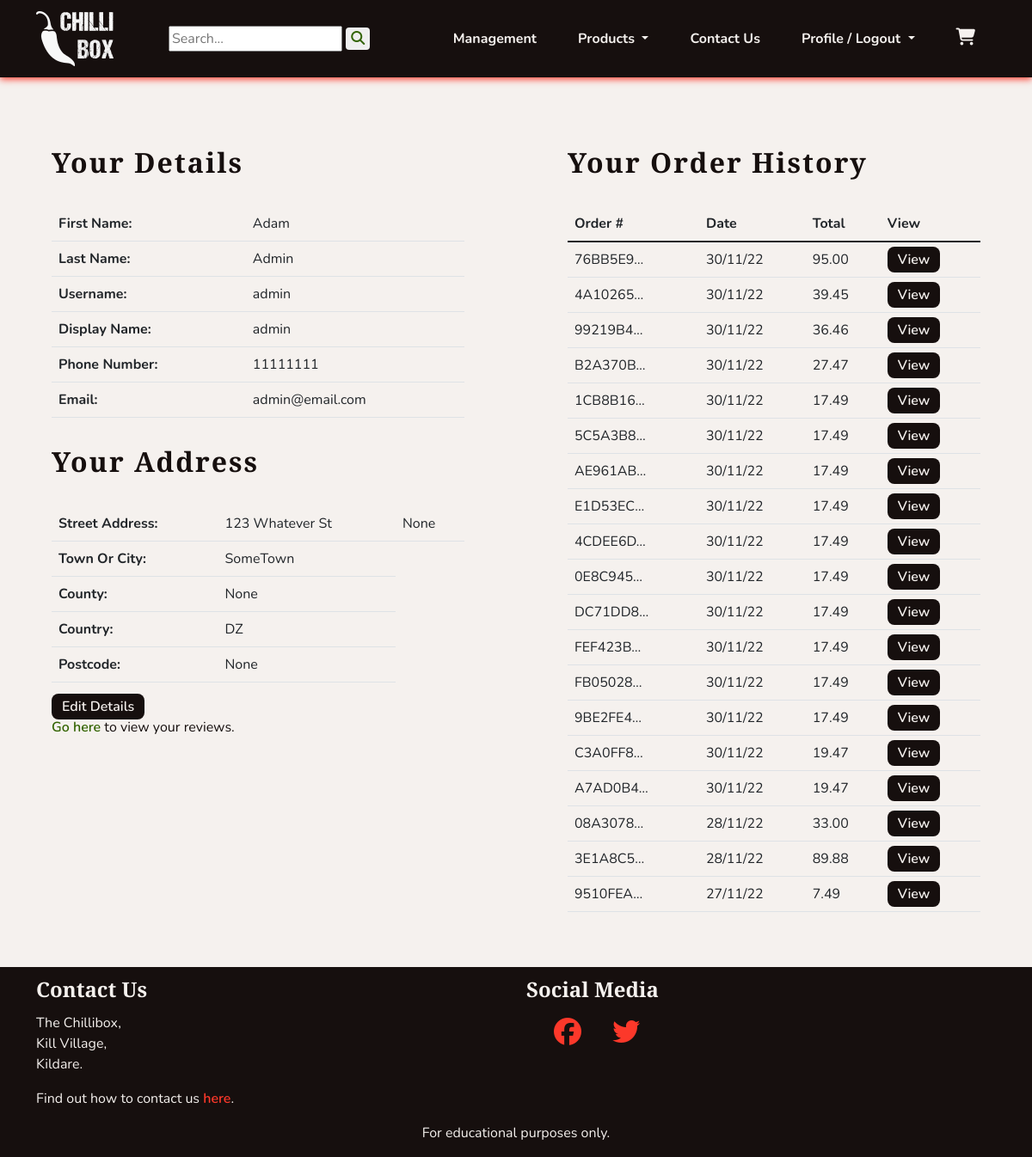
Before: /profiles/profile/ (signed in) with the older database file.
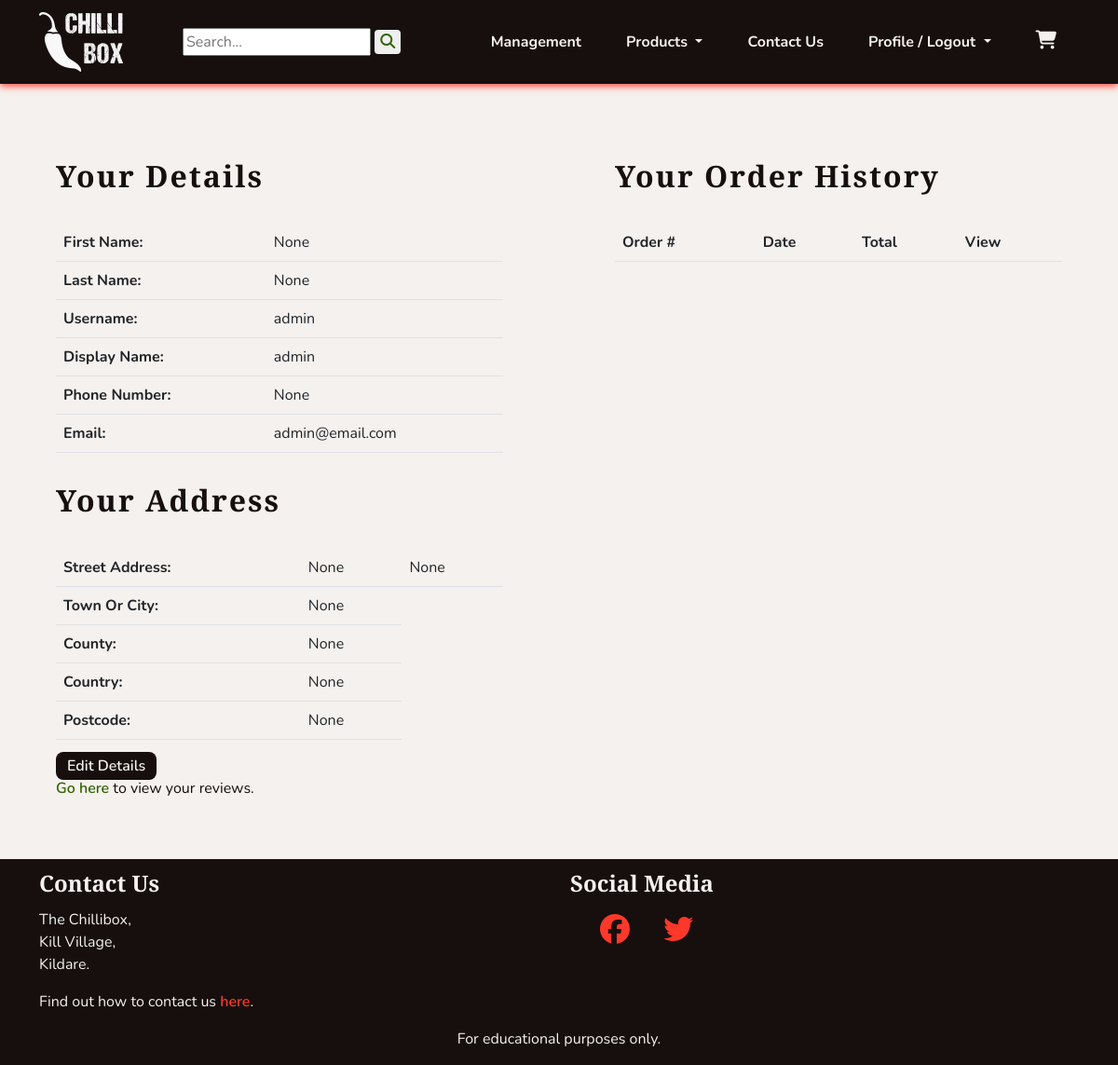
After: the same page with the newer database file.
### profiles/models.py (models this page shows, shortened)
class UserProfile(models.Model):
    user = models.OneToOneField(User, on_delete=models.CASCADE)
    first_name = models.CharField(max_length=40, null=True, blank=True)
    last_name = models.CharField(max_length=80, null=True, blank=True)
    display_name = models.CharField(max_length=40, null=True, blank=True)
    phone_number = models.CharField(max_length=20, null=True, blank=True)
    street_address1 = models.CharField(max_length=80, null=True, blank=True)
    street_address2 = models.CharField(max_length=80, null=True, blank=True)
    town_or_city = models.CharField(max_length=40, null=True, blank=True)
    county = models.CharField(max_length=80, null=True, blank=True)
    country = CountryField(blank_label='Country', null=True, blank=True)
    postcode = models.CharField(max_length=20, null=True, blank=True)
    class Meta:
        verbose_name_plural = "User Profiles"
    def __str__(self):
        return self.display_name

### checkout/models.py (models this page shows, shortened)
class Order(models.Model):
    order_number = models.CharField(max_length=32, editable=False)
    user_profile = models.ForeignKey(UserProfile, on_delete=models.SET_NULL,
                                     null=True, blank=True,
                                     related_name='orders')
    first_name = models.CharField(max_length=50)
    last_name = models.CharField(max_length=50)
    email = models.EmailField(max_length=254)
    phone_number = models.CharField(max_length=20)
    country = CountryField(blank_label='Country *')
    postcode = models.CharField(max_length=20, null=True, blank=True)
    town_or_city = models.CharField(max_length=40)
    street_address1 = models.CharField(max_length=80)
    street_address2 = models.CharField(max_length=80, null=True, blank=True)
    county = models.CharField(max_length=80, null=True, blank=True)
    date = models.DateTimeField(auto_now_add=True)
    delivery_cost = models.DecimalField(max_digits=6,
                                        decimal_places=2, default=0)
    order_total = models.DecimalField(max_digits=10,
                                      decimal_places=2, default=0)
    grand_total = models.DecimalField(max_digits=10,
                                      decimal_places=2, default=0)

### profiles/views.py (the view)
# urls.py: path('profile/', views.ProfileView.as_view(), name='profile'),
class ProfileView(LoginRequiredMixin, View):
    def get(self, request):
        profile = get_object_or_404(UserProfile, user=request.user)
        orders = profile.orders.all().order_by('-date')
        template_name = 'profiles/profile.html'
        context = {
            'profile': profile,
            'orders': orders,
            }
        return render(request, template_name, context)

### cart/contexts.py (called while the page is built, shortened)
def cart_contents(request):
    cart_items = []
    total = 0
    product_count = 0
    cart = request.session.get('cart', {})
    if total < settings.FREE_DELIVERY_THRESHOLD:
        delivery = Decimal(settings.STANDARD_DELIVERY_COST)
        free_delivery_delta = settings.FREE_DELIVERY_THRESHOLD - total
    else:
        delivery = 0
        free_delivery_delta = 0
    grand_total = delivery + total
    context = {
        'cart_items': cart_items,
        'total': total,
        'product_count': product_count,
        'delivery': delivery,
        'free_delivery_delta': free_delivery_delta,
        'free_delivery_threshold': settings.FREE_DELIVERY_THRESHOLD,
        'grand_total': grand_total,
    }
    return context

### profiles/templates/profiles/profile.html (shortened to what this page needs)
{% extends 'base.html' %}
{% block content %}
<section class="row">
    <div class="col-12 col-md-6">
        <div class="col-10 mx-auto">
            <h1 class="headings">Your Details</h1>
            <table class="table">
                <tr>
                    <th>First Name: </th>
                    <td>{{ profile.first_name }} </td>
                </tr>
                <tr>
                    <th>Last Name: </th>
                    <td>{{ profile.last_name }} </td>
                </tr>
                <tr>
                    <th>Username: </th>
                    <td>{{ profile.user.username }} </td>
                </tr>
                <tr>
                    <th>Display Name: </th>
                    <td>{{ profile.display_name }} </td>
                </tr>
                <tr>
                    <th>Phone Number: </th>
                    <td>{{ profile.phone_number }} </td>
                </tr>
                <tr>
                    <th>Email: </th>
                    <td>{{ profile.user.email }} </td>
                </tr>
            </table>
            <h2 class="headings">Your Address</h2>
            <table class="table">
                <tr>
                    <th>Street Address: </th>
                    <td>{{ profile.street_address1 }} </td>
                    <td>{{ profile.street_address2 }} </td>
                </tr>
                <tr>
                    <th>Town Or City: </th>
                    <td>{{ profile.town_or_city }} </td>
                </tr>
                <tr>
                    <th>County: </th>
                    <td>{{ profile.county }} </td>
                </tr>
                <tr>
                    <th>Country: </th>
                    <td>{{ profile.country }} </td>
                </tr>
                <tr>
                    <th>Postcode: </th>
                    <td>{{ profile.postcode }} </td>
                </tr>
            </table>
            <a class="chilli-btn" href="{% url 'profiles:edit_profile' %}">Edit Details</a>
            <div>
                <p><a class="chilli-link" href="{% url 'profiles:review_list' %}">Go here</a>
                 to view your reviews.</p>
            </div>
        </div>
    </div>
    <div class="col-12 col-md-6">
        <div class="col-10 mx-auto">
            <h2 class="headings">Your Order History</h2>
            <table class="table">
                <thead>
                    <tr>
                        <th>Order #</th>
                        <th>Date</th>
                        <th>Total</th>
                        <th>View</th>
                    </tr>
                </thead>
                <tbody>
                    {% for order in orders %}
                    <tr>
                        <td>{{ order.order_number|truncatechars:8 }}</td>
                        <td>{{ order.date|date:'d/m/y' }}</td>
                        <td>{{ order.grand_total }}</td>
                        <td>
                            <a class="chilli-btn" href="{% url 'profiles:order_history' order.order_number %}">
                                View
                            </a>
                        </td>
                    </tr>
                    {% endfor %}
                </tbody>
            </table>
        </div>
    </div>
</section>
{% endblock %}

Changed rows visible on the page:
removed Order: order_number "76BB5E9…", date "30/11/22", grand_total "95.00"
removed Order: order_number "4A10265…", date "30/11/22", grand_total "39.45"
removed Order: order_number "99219B4…", date "30/11/22", grand_total "36.46"
removed Order: order_number "B2A370B…", date "30/11/22", grand_total "27.47"
removed Order: order_number "1CB8B16…", date "30/11/22", grand_total "17.49"
removed Order: order_number "5C5A3B8…", date "30/11/22", grand_total "17.49"
removed Order: order_number "AE961AB…", date "30/11/22", grand_total "17.49"
removed Order: order_number "E1D53EC…", date "30/11/22", grand_total "17.49"
removed Order: order_number "4CDEE6D…", date "30/11/22", grand_total "17.49"
removed Order: order_number "0E8C945…", date "30/11/22", grand_total "17.49"
removed Order: order_number "DC71DD8…", date "30/11/22", grand_total "17.49"
removed Order: order_number "FEF423B…", date "30/11/22", grand_total "17.49"
removed Order: order_number "FB05028…", date "30/11/22", grand_total "17.49"
removed Order: order_number "9BE2FE4…", date "30/11/22", grand_total "17.49"
removed Order: order_number "C3A0FF8…", date "30/11/22", grand_total "19.47"
removed Order: order_number "A7AD0B4…", date "30/11/22", grand_total "19.47"
removed Order: order_number "08A3078…", date "28/11/22", grand_total "33.00"
removed Order: order_number "3E1A8C5…", date "28/11/22", grand_total "89.88"
removed Order: order_number "9510FEA…", date "27/11/22", grand_total "7.49"
changed UserProfile "None": first_name "Adam" → "None"; last_name "Admin" → "None"; phone_number "11111111" → "None"; street_address1 "123 Whatever St" → "None"; town_or_city "SomeTown" → "None"; country "DZ" → "None"
